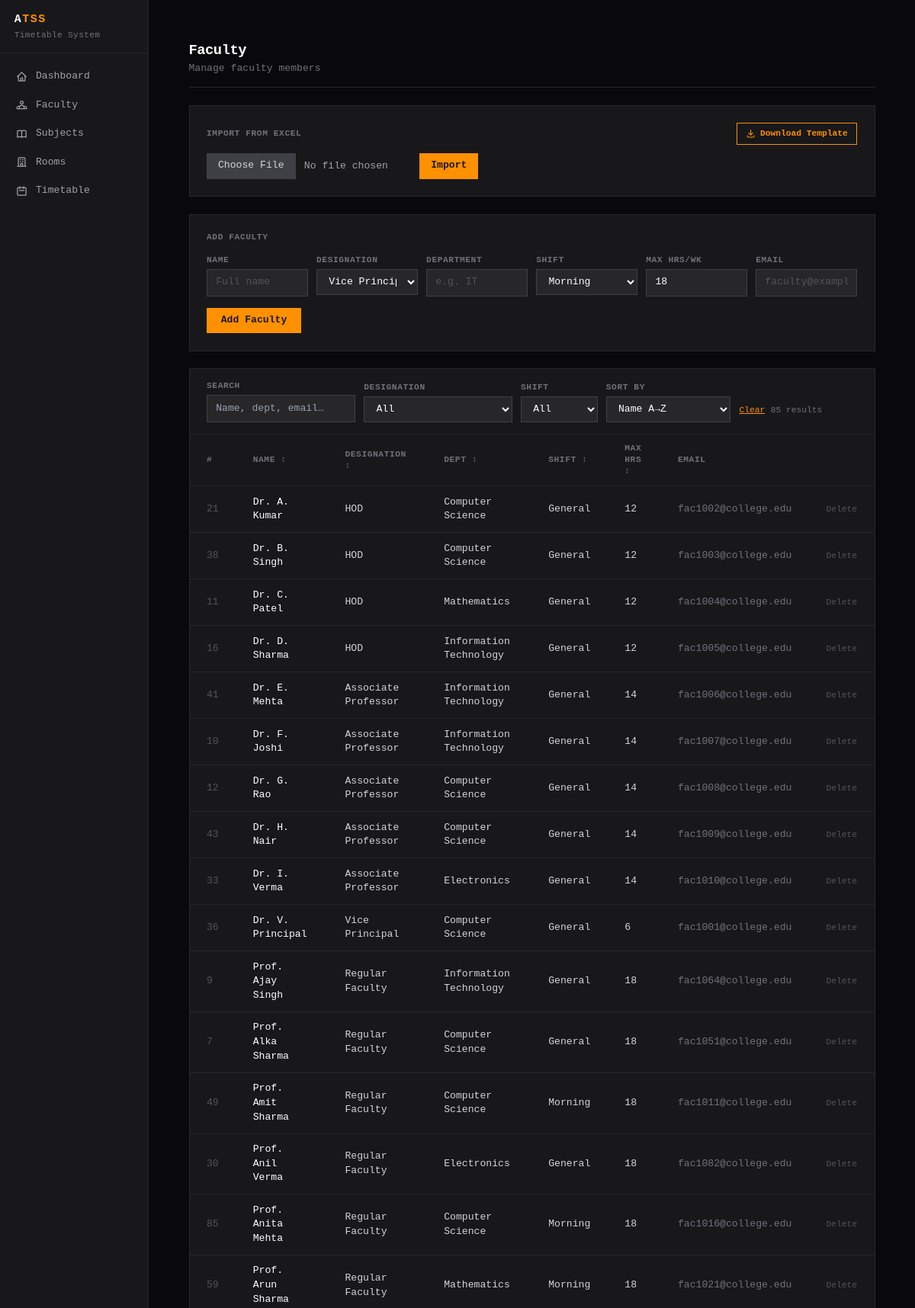
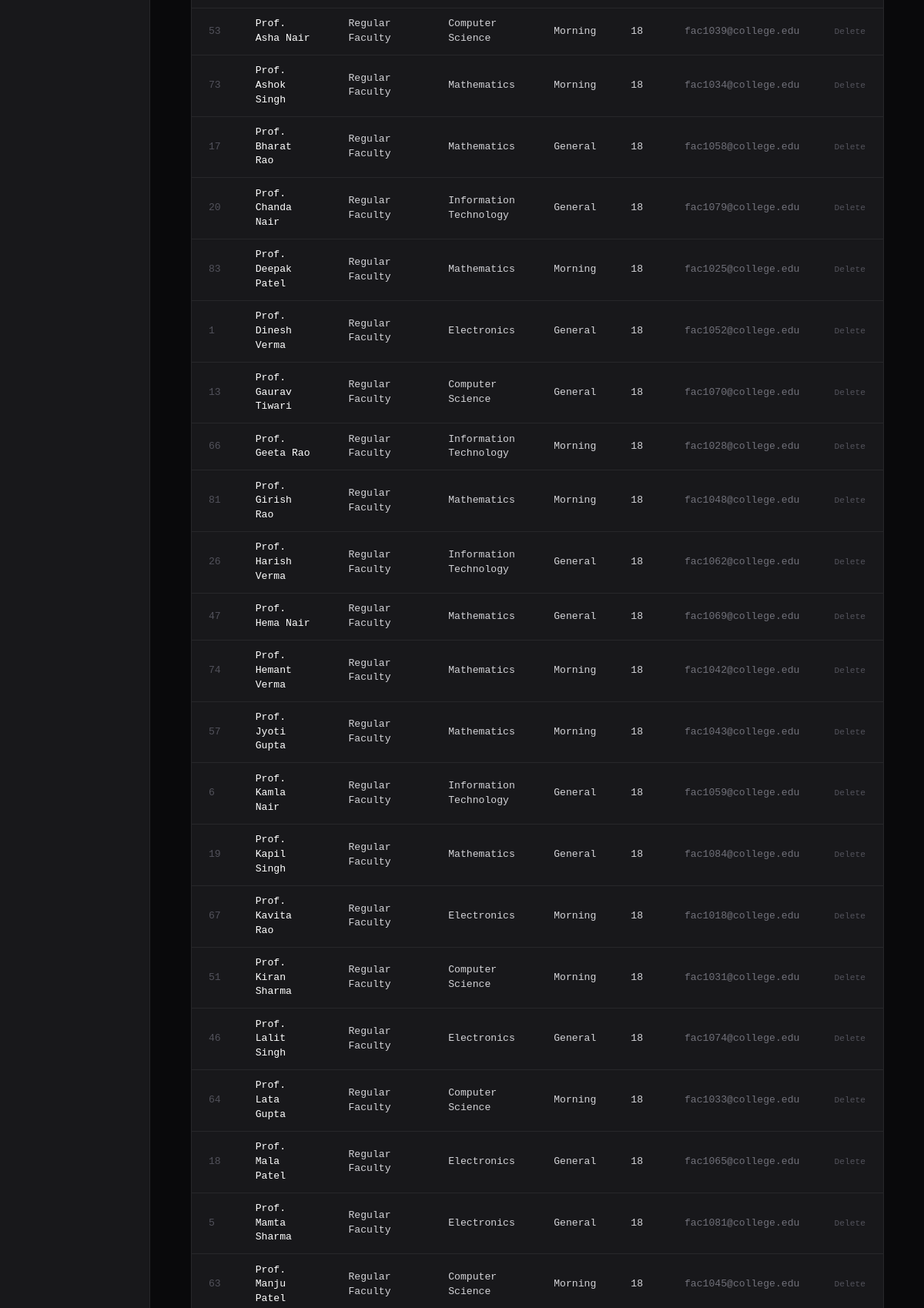
Page /faculty (signed in, upper part) on the committed database (2 pictures, top to bottom).
### models.py (models this page shows)
class Faculty(db.Model):
    __tablename__ = 'faculty'
    id          = db.Column(db.Integer, primary_key=True)
    faculty_id  = db.Column(db.String(20), unique=True, nullable=True)  # e.g. FAC-1001
    name        = db.Column(db.String(100), nullable=False)
    designation = db.Column(db.String(50))
    department  = db.Column(db.String(50))
    shift       = db.Column(db.String(20))
    max_hours   = db.Column(db.Integer, default=18)
    email       = db.Column(db.String(120))
    allocations = db.relationship('Allocation', backref='faculty', lazy=True)
    timetable   = db.relationship('Timetable', backref='faculty', lazy=True)

### routes.py (the view)
@faculty_bp.route('/faculty')
@login_required
def faculty_list():
    faculty = Faculty.query.order_by(Faculty.name).all()
    return render_template('faculty.html', faculty=faculty,
                           designations=DESIGNATIONS, shifts=SHIFTS)

### app.py (called while the page is built)
def create_app():
    app = Flask(__name__)
    app.config.from_object(Config)
    app.config['ATSS_DOC_DIR'] = Path(app.root_path) / 'atss_doc'
    db.init_app(app)
    login_manager.init_app(app)
    bcrypt.init_app(app)
    csrf.init_app(app)
    app.jinja_env.globals['csrf_token'] = generate_csrf
    from models import User
    @login_manager.user_loader
    def load_user(user_id):
        return db.session.get(User, int(user_id))
    from routes import auth, main, faculty_bp, subject_bp, room_bp, tt_bp
    app.register_blueprint(auth)
    app.register_blueprint(main)
    app.register_blueprint(faculty_bp)
    app.register_blueprint(subject_bp)
    app.register_blueprint(room_bp)
    app.register_blueprint(tt_bp)
    init_db(app)
    return app

### templates/faculty.html (shortened to what this page needs)
{% extends "base.html" %}
{% block content %}
<div class="space-y-6">
    <div class="border-b border-stone-200 dark:border-zinc-800 pb-4">
        <h1 class="text-xl font-bold text-zinc-900 dark:text-white tracking-tight">Faculty</h1>
        <p class="text-sm text-stone-400 dark:text-zinc-500 mt-0.5">Manage faculty members</p>
    </div>
    <div class="bg-white dark:bg-zinc-900 border border-stone-200 dark:border-zinc-800 p-6">
        <div class="flex items-center justify-between mb-3">
            <p class="text-xs font-semibold text-stone-400 dark:text-zinc-500 uppercase tracking-wider">Import from Excel</p>
            <a href="{{ url_for('faculty_bp.faculty_template') }}"
               style="color:#FF9000;border:1px solid #FF9000"
               class="text-xs font-semibold px-3 py-1.5 transition-opacity hover:opacity-75 flex items-center gap-1.5">
                <svg xmlns="http://www.w3.org/2000/svg" class="w-3.5 h-3.5" fill="none" viewBox="0 0 24 24" stroke="currentColor" stroke-width="2">
                    <path stroke-linecap="round" stroke-linejoin="round" d="M4 16v2a2 2 0 002 2h12a2 2 0 002-2v-2M7 10l5 5 5-5M12 15V3"/>
                </svg>
                Download Template
            </a>
        </div>
        <form method="POST" action="{{ url_for('faculty_bp.faculty_import') }}" enctype="multipart/form-data" class="flex items-center gap-3">
            <input type="file" name="excel" accept=".xlsx,.xls" required
                class="text-sm text-stone-500 dark:text-zinc-400 file:mr-3 file:py-2 file:px-4 file:border-0 file:bg-stone-100 dark:file:bg-zinc-700 file:text-zinc-700 dark:file:text-zinc-300 file:text-sm file:font-medium hover:file:bg-stone-200 dark:hover:file:bg-zinc-600 file:transition-colors cursor-pointer">
            <button type="submit" style="background:#FF9000;color:#18181b;font-weight:700" class="text-sm px-4 py-2 transition-colors shrink-0 hover:opacity-85">Import</button>
        </form>
    </div>
    <div class="bg-white dark:bg-zinc-900 border border-stone-200 dark:border-zinc-800 p-6">
        <p class="text-xs font-semibold text-stone-400 dark:text-zinc-500 uppercase tracking-wider mb-4">Add Faculty</p>
        <form method="POST" action="{{ url_for('faculty_bp.faculty_add') }}">
            <div class="grid grid-cols-2 md:grid-cols-3 lg:grid-cols-6 gap-3 mb-4">
                {% set inp = "w-full bg-stone-50 dark:bg-zinc-800 border border-stone-200 dark:border-zinc-700 text-zinc-900 dark:text-white text-sm px-3 py-2 focus:outline-none placeholder-stone-300 dark:placeholder-zinc-600 transition-colors atss-inp" %}
                {% set lbl = "block text-xs font-semibold text-stone-400 dark:text-zinc-500 uppercase tracking-wider" %}
                <div class="space-y-1">
                    <label class="{{ lbl }}">Name</label>
                    <input type="text" name="name" required placeholder="Full name" class="{{ inp }}">
                </div>
                <div class="space-y-1">
                    <label class="{{ lbl }}">Designation</label>
                    <select name="designation" class="{{ inp }}">
                        {% for d in designations %}<option>{{ d }}</option>{% endfor %}
                    </select>
                </div>
                <div class="space-y-1">
                    <label class="{{ lbl }}">Department</label>
                    <input type="text" name="department" placeholder="e.g. IT" class="{{ inp }}">
                </div>
                <div class="space-y-1">
                    <label class="{{ lbl }}">Shift</label>
                    <select name="shift" class="{{ inp }}">
                        {% for s in shifts %}<option>{{ s }}</option>{% endfor %}
                    </select>
                </div>
                <div class="space-y-1">
                    <label class="{{ lbl }}">Max Hrs/Wk</label>
                    <input type="number" name="max_hours" value="18" min="1" max="40" class="{{ inp }}">
                </div>
                <div class="space-y-1">
                    <label class="{{ lbl }}">Email</label>
                    <input type="email" name="email" placeholder="faculty@example.com" class="{{ inp }}">
                </div>
            </div>
            <button type="submit" style="background:#FF9000;color:#18181b;font-weight:700" class="text-sm px-5 py-2 transition-colors hover:opacity-85">Add Faculty</button>
        </form>
    </div>
    <div class="bg-white dark:bg-zinc-900 border border-stone-200 dark:border-zinc-800">
        {% set inp = "bg-stone-50 dark:bg-zinc-800 border border-stone-200 dark:border-zinc-700 text-zinc-900 dark:text-white text-sm px-3 py-2 focus:outline-none transition-colors atss-inp" %}
        <div class="px-6 py-4 border-b border-stone-200 dark:border-zinc-800 flex flex-wrap items-end gap-3">
            <div>
                <label class="block text-xs font-semibold text-stone-400 dark:text-zinc-500 uppercase tracking-wider mb-1">Search</label>
                <input type="text" id="f-search" placeholder="Name, dept, email…" class="{{ inp }} w-52">
            </div>
            <div>
                <label class="block text-xs font-semibold text-stone-400 dark:text-zinc-500 uppercase tracking-wider mb-1">Designation</label>
                <select id="f-desig" class="{{ inp }}">
                    <option value="">All</option>
                </select>
            </div>
            <div>
                <label class="block text-xs font-semibold text-stone-400 dark:text-zinc-500 uppercase tracking-wider mb-1">Shift</label>
                <select id="f-shift" class="{{ inp }}">
                    <option value="">All</option>
                </select>
            </div>
            <div>
                <label class="block text-xs font-semibold text-stone-400 dark:text-zinc-500 uppercase tracking-wider mb-1">Sort by</label>
                <select id="f-sort" class="{{ inp }}">
                    <option value="name-asc">Name A→Z</option>
                </select>
            </div>
            <div class="flex items-end gap-2">
                <button onclick="clearFacultyFilters()" class="text-xs underline pb-2" style="color:#FF9000">Clear</button>
                <span id="fac-count" class="text-xs text-stone-400 dark:text-zinc-500 pb-2"></span>
            </div>
        </div>
        <div class="overflow-x-auto">
            <table class="w-full text-sm" id="fac-table">
                <thead>
                    <tr class="border-b border-stone-200 dark:border-zinc-800 text-xs text-stone-400 dark:text-zinc-500 uppercase tracking-wider">
                        <th class="px-6 py-3 text-left">#</th>
                        <th class="px-6 py-3 text-left cursor-pointer select-none fac-sort-th" onclick="sortFac(1)" data-col="1">Name <span class="fac-icon">&#8597;</span></th>
                        <th class="px-6 py-3 text-left cursor-pointer select-none fac-sort-th" onclick="sortFac(2)" data-col="2">Designation <span class="fac-icon">&#8597;</span></th>
                        <th class="px-6 py-3 text-left cursor-pointer select-none fac-sort-th" onclick="sortFac(3)" data-col="3">Dept <span class="fac-icon">&#8597;</span></th>
                        <th class="px-6 py-3 text-left cursor-pointer select-none fac-sort-th" onclick="sortFac(4)" data-col="4">Shift <span class="fac-icon">&#8597;</span></th>
                        <th class="px-6 py-3 text-left cursor-pointer select-none fac-sort-th" onclick="sortFac(5)" data-col="5">Max Hrs <span class="fac-icon">&#8597;</span></th>
                        <th class="px-6 py-3 text-left">Email</th>
                        <th class="px-6 py-3"></th>
                    </tr>
                </thead>
                <tbody id="fac-body" class="divide-y divide-stone-100 dark:divide-zinc-800">
                {% for f in faculty %}
                <tr class="fac-row hover:bg-stone-50 dark:hover:bg-zinc-800/60 transition-colors"
                    data-name="{{ f.name | lower }}"
                    data-desig="{{ f.designation }}"
                    data-dept="{{ f.department | lower }}"
                    data-shift="{{ f.shift }}"
                    data-hrs="{{ f.max_hours }}"
                    data-email="{{ f.email | lower }}"
                    data-search="{{ [f.name, f.designation, f.department, f.email] | join(' ') | lower }}">
                    <td class="px-6 py-3 text-stone-300 dark:text-zinc-600">{{ f.id }}</td>
                    <td class="px-6 py-3 text-zinc-900 dark:text-white font-medium">{{ f.name }}</td>
                    <td class="px-6 py-3 text-zinc-600 dark:text-zinc-300">{{ f.designation }}</td>
                    <td class="px-6 py-3 text-zinc-600 dark:text-zinc-300">{{ f.department }}</td>
                    <td class="px-6 py-3 text-zinc-600 dark:text-zinc-300">{{ f.shift }}</td>
                    <td class="px-6 py-3 text-zinc-600 dark:text-zinc-300">{{ f.max_hours }}</td>
                    <td class="px-6 py-3 text-stone-400 dark:text-zinc-500">{{ f.email }}</td>
                    <td class="px-6 py-3">
                        <form method="POST" action="{{ url_for('faculty_bp.faculty_delete', fid=f.id) }}" onsubmit="return confirm('Delete {{ f.name }}?')">
                            <button type="submit" class="text-xs text-stone-300 dark:text-zinc-600 hover:text-red-500 dark:hover:text-red-400 transition-colors">Delete</button>
                        </form>
                    </td>
                </tr>
                {% else %}
                <tr id="fac-empty"><td colspan="8" class="px-6 py-8 text-center text-stone-300 dark:text-zinc-700">No faculty records.</td></tr>
                {% endfor %}
                </tbody>
            </table>
        </div>
    </div>
</div>
{% endblock %}

### static/style.css (style rules this page uses)
*, *::before, *::after { margin: 0; padding: 0; box-sizing: border-box; }
:root { --bg: #0f0f0f; --surface: #181818; --surface-2: #202020; --border: #2c2c2c; --border-2: #383838; --text: #e2e2e2; --muted: #5e5e5e; --accent: #e2e2e2; --danger: #c0504a; --danger-bg: #1c1010; --success: #4a9e6e; --success-bg: #101c14; --hover-bg: #242424; --radius: 0px; }
html { font-size: 15px; }
html, body { background: var(--bg); color: var(--text); }
body { font-family: Calibri, "Segoe UI", Arial, sans-serif; min-height: 100vh; display: flex; align-items: center; justify-content: center; padding: 1.5rem; }

### rows in the picture
Faculty: id "21", name "Dr. A. Kumar", designation "HOD", department "Computer Science", shift "General", max_hours "12", email "fac1002@college.edu"
Faculty: id "38", name "Dr. B. Singh", designation "HOD", department "Computer Science", shift "General", max_hours "12", email "fac1003@college.edu"
Faculty: id "11", name "Dr. C. Patel", designation "HOD", department "Mathematics", shift "General", max_hours "12", email "fac1004@college.edu"
Faculty: id "16", name "Dr. D. Sharma", designation "HOD", department "Information Technology", shift "General", max_hours "12", email "fac1005@college.edu"
Faculty: id "41", name "Dr. E. Mehta", designation "Associate Professor", department "Information Technology", shift "General", max_hours "14", email "fac1006@college.edu"
Faculty: id "10", name "Dr. F. Joshi", designation "Associate Professor", department "Information Technology", shift "General", max_hours "14", email "fac1007@college.edu"
Faculty: id "12", name "Dr. G. Rao", designation "Associate Professor", department "Computer Science", shift "General", max_hours "14", email "fac1008@college.edu"
Faculty: id "43", name "Dr. H. Nair", designation "Associate Professor", department "Computer Science", shift "General", max_hours "14", email "fac1009@college.edu"
Faculty: id "33", name "Dr. I. Verma", designation "Associate Professor", department "Electronics", shift "General", max_hours "14", email "fac1010@college.edu"
Faculty: id "36", name "Dr. V. Principal", designation "Vice Principal", department "Computer Science", shift "General", max_hours "6", email "fac1001@college.edu"
Faculty: id "9", name "Prof. Ajay Singh", designation "Regular Faculty", department "Information Technology", shift "General", max_hours "18", email "fac1064@college.edu"
Faculty: id "7", name "Prof. Alka Sharma", designation "Regular Faculty", department "Computer Science", shift "General", max_hours "18", email "fac1051@college.edu"
Faculty: id "49", name "Prof. Amit Sharma", designation "Regular Faculty", department "Computer Science", shift "Morning", max_hours "18", email "fac1011@college.edu"
Faculty: id "30", name "Prof. Anil Verma", designation "Regular Faculty", department "Electronics", shift "General", max_hours "18", email "fac1082@college.edu"
Faculty: id "85", name "Prof. Anita Mehta", designation "Regular Faculty", department "Computer Science", shift "Morning", max_hours "18", email "fac1016@college.edu"
Faculty: id "59", name "Prof. Arun Sharma", designation "Regular Faculty", department "Mathematics", shift "Morning", max_hours "18", email "fac1021@college.edu"
Faculty: id "53", name "Prof. Asha Nair", designation "Regular Faculty", department "Computer Science", shift "Morning", max_hours "18", email "fac1039@college.edu"
Faculty: id "73", name "Prof. Ashok Singh", designation "Regular Faculty", department "Mathematics", shift "Morning", max_hours "18", email "fac1034@college.edu"
Faculty: id "17", name "Prof. Bharat Rao", designation "Regular Faculty", department "Mathematics", shift "General", max_hours "18", email "fac1058@college.edu"
Faculty: id "20", name "Prof. Chanda Nair", designation "Regular Faculty", department "Information Technology", shift "General", max_hours "18", email "fac1079@college.edu"
Faculty: id "83", name "Prof. Deepak Patel", designation "Regular Faculty", department "Mathematics", shift "Morning", max_hours "18", email "fac1025@college.edu"
Faculty: id "1", name "Prof. Dinesh Verma", designation "Regular Faculty", department "Electronics", shift "General", max_hours "18", email "fac1052@college.edu"
Faculty: id "13", name "Prof. Gaurav Tiwari", designation "Regular Faculty", department "Computer Science", shift "General", max_hours "18", email "fac1070@college.edu"
Faculty: id "66", name "Prof. Geeta Rao", designation "Regular Faculty", department "Information Technology", shift "Morning", max_hours "18", email "fac1028@college.edu"
Faculty: id "81", name "Prof. Girish Rao", designation "Regular Faculty", department "Mathematics", shift "Morning", max_hours "18", email "fac1048@college.edu"
Faculty: id "26", name "Prof. Harish Verma", designation "Regular Faculty", department "Information Technology", shift "General", max_hours "18", email "fac1062@college.edu"
Faculty: id "47", name "Prof. Hema Nair", designation "Regular Faculty", department "Mathematics", shift "General", max_hours "18", email "fac1069@college.edu"
Faculty: id "74", name "Prof. Hemant Verma", designation "Regular Faculty", department "Mathematics", shift "Morning", max_hours "18", email "fac1042@college.edu"
Faculty: id "57", name "Prof. Jyoti Gupta", designation "Regular Faculty", department "Mathematics", shift "Morning", max_hours "18", email "fac1043@college.edu"
Faculty: id "6", name "Prof. Kamla Nair", designation "Regular Faculty", department "Information Technology", shift "General", max_hours "18", email "fac1059@college.edu"
Faculty: id "19", name "Prof. Kapil Singh", designation "Regular Faculty", department "Mathematics", shift "General", max_hours "18", email "fac1084@college.edu"
Faculty: id "67", name "Prof. Kavita Rao", designation "Regular Faculty", department "Electronics", shift "Morning", max_hours "18", email "fac1018@college.edu"
Faculty: id "51", name "Prof. Kiran Sharma", designation "Regular Faculty", department "Computer Science", shift "Morning", max_hours "18", email "fac1031@college.edu"
Faculty: id "46", name "Prof. Lalit Singh", designation "Regular Faculty", department "Electronics", shift "General", max_hours "18", email "fac1074@college.edu"
Faculty: id "64", name "Prof. Lata Gupta", designation "Regular Faculty", department "Computer Science", shift "Morning", max_hours "18", email "fac1033@college.edu"
Faculty: id "18", name "Prof. Mala Patel", designation "Regular Faculty", department "Electronics", shift "General", max_hours "18", email "fac1065@college.edu"
Faculty: id "5", name "Prof. Mamta Sharma", designation "Regular Faculty", department "Electronics", shift "General", max_hours "18", email "fac1081@college.edu"
Faculty: id "63", name "Prof. Manju Patel", designation "Regular Faculty", department "Computer Science", shift "Morning", max_hours "18", email "fac1045@college.edu"

### other values in the picture
form field designation "Vice Principal"
form field shift "Morning"
